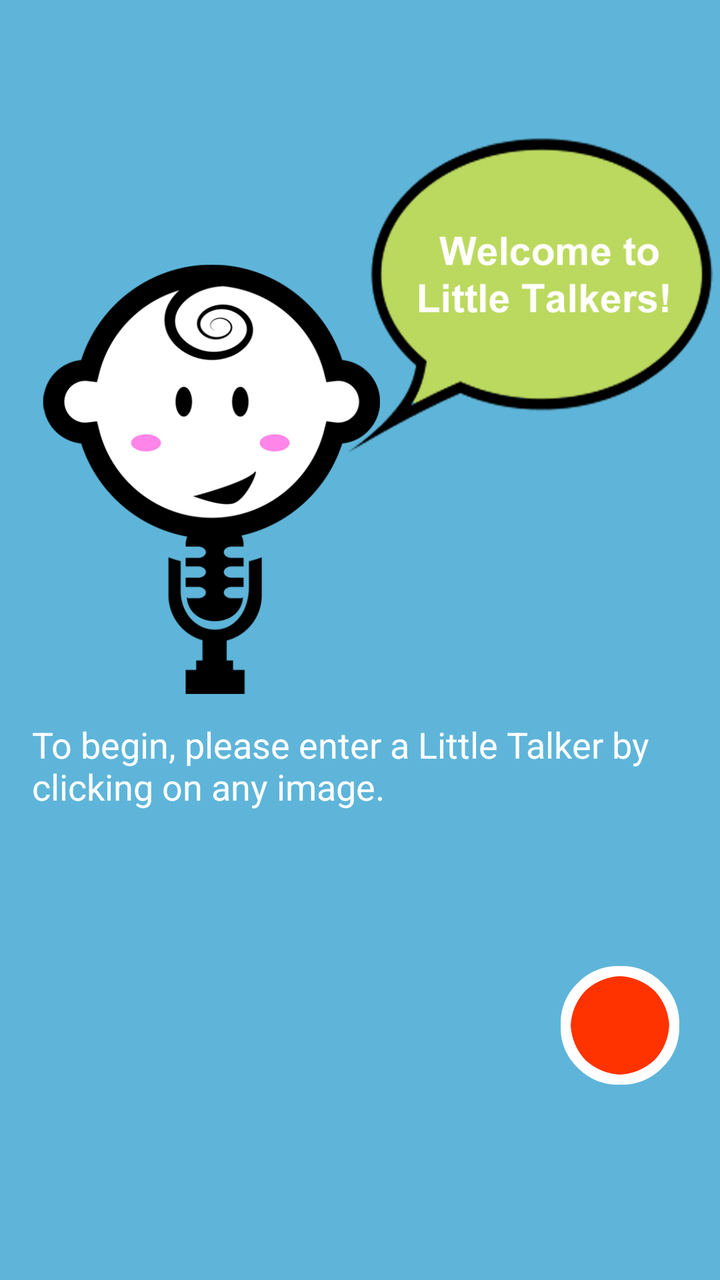
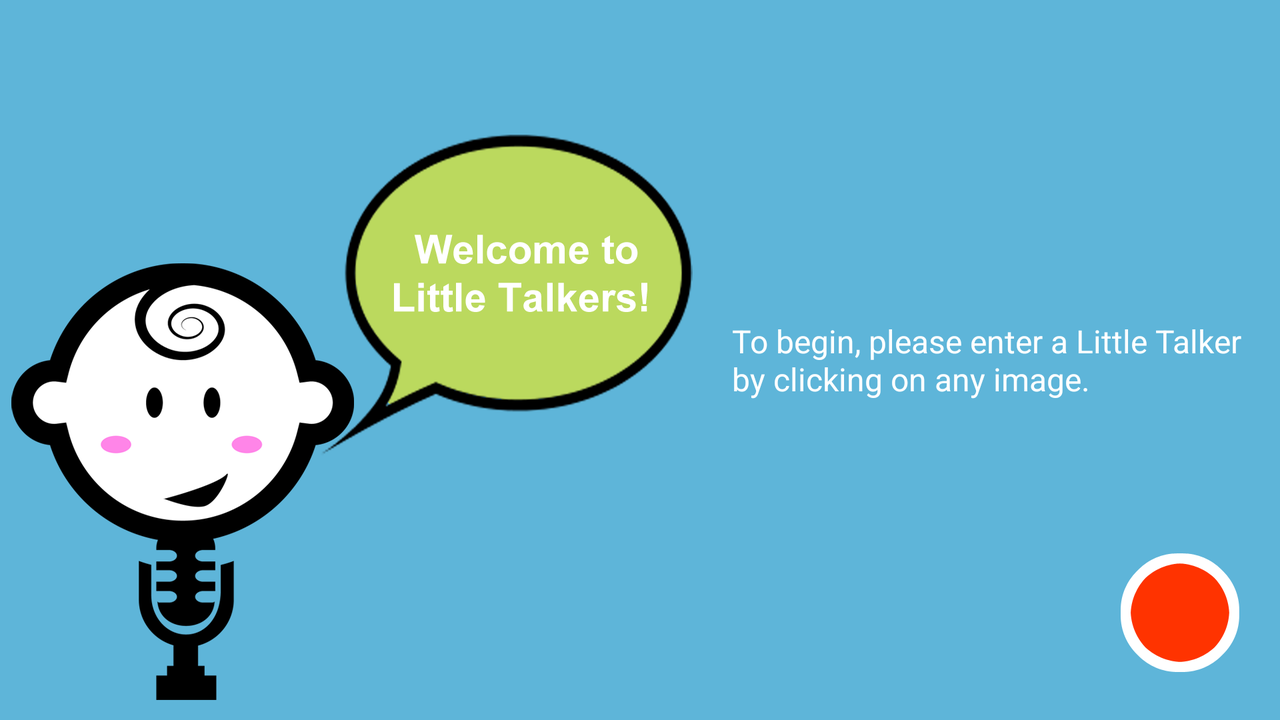

The same Android screen from two of the app's own layout files: first res/layout/ as a phone draws it, then the author's variant for another configuration, drawn on a device whose configuration selects that folder. Both files follow.
<!-- AndroidManifest.xml: application theme LittleTalkersTheme -->
<!-- res/layout/fragment_main.xml -->
<RelativeLayout xmlns:android="http://schemas.android.com/apk/res/android"   
    xmlns:tools="http://schemas.android.com/tools"
    android:layout_width="match_parent"
    android:layout_height="wrap_content" 
    android:background="@color/blue">
           
       <ImageView
           android:id="@+id/logo"
           android:layout_width="wrap_content"
           android:layout_height="wrap_content"
           android:layout_alignLeft="@+id/intro_message"
           android:layout_alignStart="@+id/intro_message"
           android:layout_alignParentTop="true"
           android:clickable="true"
           android:src="@drawable/welcome" />

       <TextView
            android:id="@+id/intro_message"
            android:layout_width="wrap_content"
            android:layout_height="wrap_content"
            android:layout_marginLeft="@dimen/activity_horizontal_margin"
            android:layout_marginRight="@dimen/activity_horizontal_margin"
            android:layout_marginTop="10dp"
            android:layout_centerHorizontal="true"
            android:layout_below="@id/logo"
            android:text="@string/intro_message"
            android:textSize="18sp"
            android:textColor="@color/white"/>

       <ImageView
           android:id="@+id/red_button"
           android:layout_width="wrap_content"
           android:layout_height="wrap_content"
           android:layout_below="@id/intro_message"
           android:layout_alignParentRight="true"
           android:layout_alignParentEnd="true"
           android:layout_marginRight="@dimen/activity_horizontal_margin"
           android:layout_marginEnd="@dimen/activity_horizontal_margin"
           android:layout_alignParentBottom="true"
           android:layout_marginBottom="20dp"
           android:clickable="true"
           android:src="@drawable/red_button" />
       
    </RelativeLayout>
<!-- resources referenced by this layout -->
<resources>
  <color name="blue">#5eb5d9</color>
  <color name="white">#ffffff</color>
  <dimen name="activity_horizontal_margin">16dp</dimen>
  <!-- drawable red_button: png bitmap (drawable-hdpi, 4072 bytes) -->
  <!-- drawable welcome: png bitmap (drawable-hdpi, 36465 bytes) -->
  <string name="intro_message">To begin, please enter a Little Talker by clicking on any image.</string>
  <!-- from res/values-v21/ -->
  <style name="LittleTalkersTheme" parent="@style/Theme.AppCompat.Light.NoActionBar">
          <item name="colorPrimary">@color/blue</item>
          <item name="colorPrimaryDark">@color/dark_blue</item>
          <item name="colorAccent">@color/green</item>
          <item name="android:actionBarItemBackground">@drawable/ab_item_background</item>
          <item name="android:selectableItemBackground">@drawable/ab_item_background</item>
          <item name="android:spinnerStyle">@style/MySpinners</item>
          <item name="android:textColor">@color/gray</item>
          <item name="android:textColorHint">@color/light_gray</item>
          <item name="android:actionOverflowButtonStyle">@style/OverflowStyle</item>
          <item name="android:windowBackground">@color/background_color</item>
          <item name="android:windowEnterTransition">@android:transition/explode</item>
      </style>
  <color name="dark_blue">#3aa3cf</color>
  <color name="green">#bbd95e</color>
  <!-- drawable ab_item_background (drawable) -->
  <?xml version="1.0" encoding="utf-8"?>
  <selector xmlns:android="http://schemas.android.com/apk/res/android" 
      android:exitFadeDuration="@android:integer/config_mediumAnimTime">
      <item 
          android:state_focused="true"
          android:state_pressed="true"
          android:drawable="@color/gray" />
      <item 
          android:state_pressed="true"
          android:drawable="@color/gray" />
      
      <item 
          android:drawable="@android:color/transparent" />
  </selector>
  <style name="MySpinners" parent="Widget.AppCompat.Spinner">
          <item name="android:textSize">16sp</item>
      </style>
  <color name="gray">#858585</color>
  <color name="light_gray">#cccccc</color>
  <style name="OverflowStyle" parent="Widget.AppCompat.ActionButton.Overflow">
        <item name="android:src">@drawable/ic_menu_overflow</item>
     </style>
  <color name="background_color">@color/background_gray</color>
  <!-- drawable ic_menu_overflow: png bitmap (drawable-xhdpi, 1025 bytes) -->
</resources>
<!-- res/layout-land/fragment_main.xml (the author's variant of the layout above) -->
<!-- drawn on the phone turned sideways -->
<RelativeLayout xmlns:android="http://schemas.android.com/apk/res/android"   
    xmlns:tools="http://schemas.android.com/tools"
    android:layout_width="match_parent"
    android:layout_height="wrap_content" 
    android:background="@color/blue">
           
       <ImageView
           android:id="@+id/logo"
           android:layout_width="wrap_content"
           android:layout_height="wrap_content"
           android:layout_alignParentTop="true"
           android:layout_alignParentLeft="true"
           android:clickable="true"
           android:src="@drawable/welcome"
           android:layout_alignParentStart="true" />

       <TextView
            android:id="@+id/intro_message"
            android:layout_width="wrap_content"
            android:layout_height="wrap_content"
            android:layout_marginLeft="@dimen/activity_horizontal_margin"
            android:layout_marginRight="@dimen/activity_horizontal_margin"
            android:layout_toRightOf="@id/logo"
            android:layout_centerVertical="true"
            android:text="@string/intro_message"
            android:textSize="16sp"
            android:textColor="@color/white"
           android:layout_toEndOf="@id/logo"
           android:layout_marginStart="@dimen/activity_horizontal_margin"
           android:layout_marginEnd="@dimen/activity_horizontal_margin" />

       <ImageView
           android:id="@+id/red_button"
           android:layout_width="wrap_content"
           android:layout_height="wrap_content"
           android:layout_alignParentRight="true"
           android:layout_marginRight="@dimen/activity_horizontal_margin"
           android:layout_alignParentBottom="true"
           android:layout_marginBottom="20dp"
           android:clickable="true"
           android:src="@drawable/red_button"
           android:layout_marginEnd="@dimen/activity_horizontal_margin"
           android:layout_alignParentEnd="true" />
       
    </RelativeLayout>
